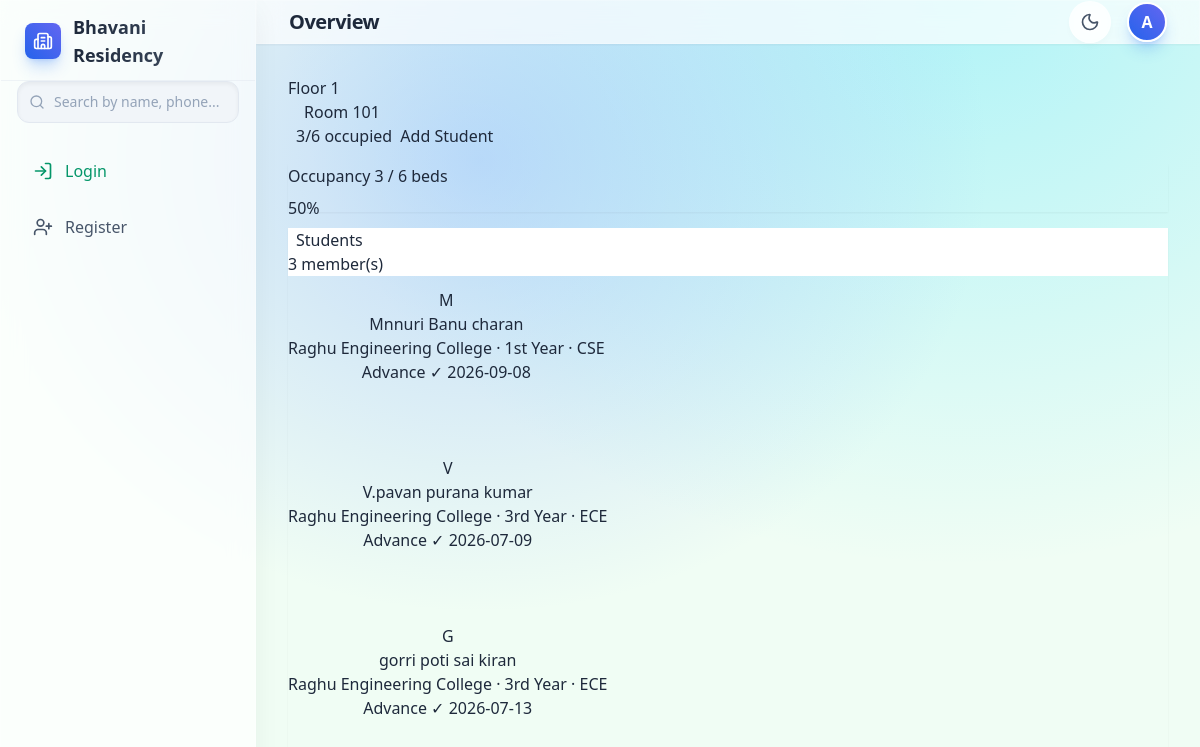
The page /room/101 on the database its author committed.
### tables this page shows
CREATE TABLE rooms (
            id        TEXT PRIMARY KEY,
            floor     INTEGER NOT NULL,
            label     TEXT NOT NULL,
            capacity  INTEGER NOT NULL,
            room_type TEXT DEFAULT 'standard'
        , custom_rent REAL DEFAULT NULL, custom_advance REAL DEFAULT NULL);

CREATE TABLE tenants (
            id        INTEGER PRIMARY KEY AUTOINCREMENT,
            name      TEXT NOT NULL,
            phone     TEXT,
            email     TEXT,
            room_id   TEXT NOT NULL REFERENCES rooms(id),
            join_date TEXT NOT NULL,
            notes     TEXT,
            is_active INTEGER DEFAULT 1
        , father_name TEXT, village TEXT, mandalam TEXT, district TEXT, college TEXT, study_year TEXT, branch TEXT, aadhar_no TEXT, parent_phone TEXT, food_start_date TEXT, advance_paid REAL DEFAULT 0, advance_total REAL DEFAULT 10000, daily_rent REAL DEFAULT 0, password_hash TEXT);

### app.py (the view)
@app.route('/room/<room_id>')
def room_detail(room_id):
    room = db.get_room(room_id)
    if not room:
        flash('Room not found.', 'danger')
        return redirect(url_for('dashboard'))
    tenants   = db.get_tenants_by_room(room_id)
    occupancy = len(tenants)
    for t in tenants:
        rc = db.get_applicable_rent(t.get('food_start_date') or t.get('join_date'))
        t['rent_breakdown'] = db.calc_prorated_rent(t.get('food_start_date'), rc, room.get('custom_rent'))
        t['monthly_rent']   = room['custom_rent'] if room.get('custom_rent') else ((rc['room_rent'] + rc['food_rent']) if rc else 0)
        t['payments'] = db.get_tenant_payments(t['id'])
    return render_template('room.html', room=room, tenants=tenants, occupancy=occupancy)

### app.py (called while the page is built)
@app.context_processor
def inject_user():
    user = None
    if session.get('admin_id'):
        conn = db.get_connection()
        admin = conn.execute('SELECT email FROM admins WHERE id=?', (session['admin_id'],)).fetchone()
        conn.close()
        if admin:
            user = {'role': 'Admin', 'email': admin['email'], 'name': 'Admin'}
    elif session.get('tenant_id'):
        conn = db.get_connection()
        tenant = conn.execute('SELECT email, name FROM tenants WHERE id=?', (session['tenant_id'],)).fetchone()
        conn.close()
        if tenant:
            user = {'role': 'Student', 'email': tenant['email'], 'name': tenant['name']}
    return dict(current_user=user)

### database.py (called while the page is built)
def get_connection():
    conn = sqlite3.connect(DB_PATH)
    conn.row_factory = sqlite3.Row
    return conn

def get_room(room_id):
    conn = get_connection()
    row = conn.execute('SELECT * FROM rooms WHERE id=?', (room_id,)).fetchone()
    if not row:
        row = conn.execute('SELECT * FROM rent_config ORDER BY effective_from ASC LIMIT 1').fetchone()
    conn.close()
    return dict(row) if row else None

def get_applicable_rent(ref_date_str):
    if not ref_date_str:
        ref_date_str = date.today().isoformat()
    conn = get_connection()
    row = conn.execute('''
        SELECT * FROM rent_config
        WHERE effective_from <= ?
        ORDER BY effective_from DESC
        LIMIT 1
    ''', (ref_date_str,)).fetchone()
    if not row:
        row = conn.execute('SELECT * FROM rent_config ORDER BY effective_from ASC LIMIT 1').fetchone()
    conn.close()
    return dict(row) if row else None

def get_tenants_by_room(room_id):
    conn = get_connection()
    rows = conn.execute(
        'SELECT * FROM tenants WHERE room_id=? AND is_active=1 ORDER BY name',
        (room_id,)
    ).fetchall()
    conn.close()
    return [dict(r) for r in rows]

def get_tenant_payments(tenant_id):
    conn = get_connection()
    rows = conn.execute('SELECT * FROM rent_payments WHERE tenant_id=? ORDER BY rent_month DESC, payment_date DESC', (tenant_id,)).fetchall()
    conn.close()
    return [dict(r) for r in rows]

### templates/room.html (shortened to what this page needs)
{% extends "base.html" %}
{% block content %}
{% set pct = ((occupancy / room.capacity) * 100) | round(0) | int if room.capacity > 0 else 0 %}
{% set status_color = 'danger' if occupancy >= room.capacity else ('warning' if occupancy >= room.capacity * 0.8 else 'success') %}
<div class="d-flex align-items-center mb-4 flex-wrap gap-2">
    <a href="/floor/{{ room.floor }}" class="btn btn-outline-secondary btn-sm">
         Floor {{ room.floor }}
    </a>
    <h2 class="fw-bold mb-0 ms-2">
        {{ room.label }}
    </h2>
    <span class="badge bg-{{ status_color }} fs-6 ms-2">{{ occupancy }}/{{ room.capacity }} occupied</span>
    {% if occupancy < room.capacity %}
    <a href="/tenant/add?room_id={{ room.id }}" class="btn btn-primary btn-sm ms-auto">
        Add Student
    </a>
    {% else %}
    <span class="ms-auto badge bg-danger fs-6"><i class="bi bi-x-circle me-1"></i>Room Full</span>
    {% endif %}
</div>
<div class="card border-0 shadow-sm mb-4">
    <div class="card-body">
        <div class="d-flex justify-content-between mb-2">
            <span class="fw-semibold">Occupancy</span>
            <span class="text-muted">{{ occupancy }} / {{ room.capacity }} beds</span>
        </div>
        <div class="progress" style="height:16px;">
            <div class="progress-bar bg-{{ status_color }} fw-semibold" style="width:{{ pct }}%;">{{ pct }}%</div>
        </div>
    </div>
</div>
<div class="card border-0 shadow-sm">
    <div class="card-header bg-white border-bottom d-flex align-items-center">
        <h5 class="mb-0 fw-semibold">Students</h5>
        <span class="ms-auto text-muted small">{{ tenants|length }} member(s)</span>
    </div>
    <div class="card-body p-0">
        {% if tenants %}
        <div class="accordion accordion-flush" id="tenantAccordion">
        {% for t in tenants %}
        {% set adv_paid = t.advance_paid or 0 %}
        {% set adv_rem  = 10000 - adv_paid %}
        <div class="accordion-item border-bottom">
            <h2 class="accordion-header">
                <button class="accordion-button collapsed py-3" type="button"
                        data-bs-toggle="collapse"
                        data-bs-target="#t{{ t.id }}">
                    <div class="d-flex align-items-center gap-3 w-100 me-3">
                        <div class="avatar-circle">{{ t.name[0].upper() }}</div>
                        <div>
                            <div class="fw-semibold">{{ t.name }}</div>
                            <div class="small text-muted">
                                {{ t.college or '—' }}
                                {% if t.study_year %} · {{ t.study_year }}{% endif %}
                                {% if t.branch %} · {{ t.branch }}{% endif %}
                            </div>
                        </div>
                        <div class="ms-auto d-flex gap-2 align-items-center">
                            {% if adv_rem <= 0 %}
                            <span class="badge bg-success">Advance ✓</span>
                            {% else %}
                            <span class="badge bg-warning text-dark">Pending ₹{{ adv_rem | int }}</span>
                            {% endif %}
                            <span class="badge bg-secondary">{{ t.join_date }}</span>
                        </div>
                    </div>
                </button>
            </h2>
        </div>
        {% endfor %}
        </div>
        {% endif %}
    </div>
</div>
{% endblock %}

### templates/base.html (shortened to what this page needs)
<!DOCTYPE html>
<html lang="en">
<head>
    <script src="https://cdn.tailwindcss.com"></script>
</head>
<body class="bg-mesh-light text-slate-800 transition-colors duration-500 min-h-screen flex flex-col md:flex-row relative">
    <aside id="sidebar" class="hidden md:flex w-full md:w-64 glass-panel md:border-r border-b md:border-b-0 border-white/20 dark:border-slate-700/50 flex-col z-20 relative transition-all duration-500 md:h-screen shrink-0">
      <div class="h-20 flex items-center px-6 border-b border-slate-200/50 dark:border-slate-700/50">
        <div class="bg-gradient-to-tr from-blue-600 to-indigo-500 p-2 rounded-lg mr-3 shadow-lg shadow-blue-500/30">
          <i data-lucide="building-2" class="text-white w-5 h-5"></i>
        </div>
        <h1 class="font-bold text-lg text-transparent bg-clip-text bg-gradient-to-r from-slate-800 to-slate-600 dark:from-white dark:to-slate-300">Bhavani Residency</h1>
      </div>
      <div class="px-4 pb-2">
        <form action="/search" method="GET" class="relative">
          <i data-lucide="search" class="absolute left-3 top-1/2 transform -translate-y-1/2 w-4 h-4 text-slate-400"></i>
          <input type="text" name="q" placeholder="Search by name, phone..." class="w-full bg-slate-100 dark:bg-slate-800 border border-slate-200 dark:border-slate-700 rounded-xl pl-9 pr-4 py-2.5 text-sm text-slate-800 dark:text-white focus:ring-2 focus:ring-blue-500 transition-all placeholder-slate-400 focus:outline-none shadow-inner">
        </form>
      </div>
      <nav class="flex-1 p-4 space-y-2">
      {% if session.get("admin_id") or session.get("tenant_id") %}
      <a href="/logout" class="flex items-center px-4 py-3 rounded-xl font-medium transition-all duration-300 text-rose-500 hover:bg-rose-500/10 hover:scale-[1.02]">
        <i data-lucide="log-out" class="w-5 h-5 mr-3"></i> Logout
      </a>
      {% else %}
      <a href="/login" class="flex items-center px-4 py-3 rounded-xl font-medium transition-all duration-300 text-emerald-600 dark:text-emerald-400 hover:bg-emerald-500/10 hover:scale-[1.02]">
        <i data-lucide="log-in" class="w-5 h-5 mr-3"></i> Login
      </a>
      <a href="/tenant/add" class="flex items-center px-4 py-3 rounded-xl font-medium transition-all duration-300 {{ 'bg-blue-500/10 text-blue-600 dark:text-blue-400 scale-[1.02]' if request.path == '/tenant/add' else 'text-slate-600 dark:text-slate-300 hover:bg-slate-500/10 hover:scale-[1.02]' }}">
        <i data-lucide="user-plus" class="w-5 h-5 mr-3"></i> Register
      </a>
      {% endif %}
    </nav>
    </aside>
    <main class="flex-1 flex flex-col h-screen overflow-y-auto relative z-10 transition-colors duration-500">
      <header class="h-20 glass-panel border-b border-white/20 dark:border-slate-700/50 flex items-center justify-between px-8 sticky top-0 z-10 shadow-sm transition-all duration-500">
        <h2 class="text-xl font-bold text-slate-800 dark:text-white tracking-tight">Overview</h2>
        <div class="flex items-center space-x-4">
          <button id="themeToggle" class="p-2.5 glass-card rounded-full text-slate-600 dark:text-slate-300 hover:text-blue-600 dark:hover:text-blue-400 transition-all hover:rotate-12">
            <i data-lucide="moon" class="w-5 h-5 dark:hidden"></i>
          </button>
          <div class="w-10 h-10 bg-gradient-to-tr from-blue-600 to-indigo-500 text-white rounded-full flex items-center justify-center font-bold shadow-lg shadow-blue-500/30 border-2 border-white dark:border-slate-800 hover:scale-110 transition-transform">
            A
          </div>
        </div>
      </header>
      <div class="p-8">
        {% block content %}{% endblock %}
      </div>
    </main>
</body>
</html>

### templates/base.html (style rules this page uses)
body { transition: background-color 0.5s ease; }
.glass-panel { background-color: rgba(255, 255, 255, 0.7); backdrop-filter: blur(12px); -webkit-backdrop-filter: blur(12px); border: 1px solid rgba(255, 255, 255, 0.3); box-shadow: 0 10px 25px rgba(0, 0, 0, 0.05); }
.glass-card { background-color: rgba(255, 255, 255, 0.6); backdrop-filter: blur(8px); -webkit-backdrop-filter: blur(8px); border: 1px solid rgba(255, 255, 255, 0.4); box-shadow: 0 4px 6px rgba(0, 0, 0, 0.02); transition: all 0.3s ease; }
.bg-mesh-light { background-color: #f0fdf4; background-image: radial-gradient(at 40% 20%, hsla(220,100%,74%,0.4) 0px, transparent 50%), radial-gradient(at 80% 0%, hsla(189,100%,56%,0.3) 0px, transparent 50%); }

### rows shown on the page
rooms: floor "1", label "Room 101", capacity "6"
tenants: name "M", name "Mnnuri Banu charan", college "Raghu Engineering College", study_year "1st Year", branch "CSE", join_date "2026-09-08"
tenants: name "V", name "V.pavan purana kumar", college "Raghu Engineering College", study_year "3rd Year", branch "ECE", join_date "2026-07-09"
tenants: name "G", name "gorri poti sai kiran", college "Raghu Engineering College", study_year "3rd Year", branch "ECE", join_date "2026-07-13"

### other values the page prints
{{ occupancy }} "3"
{{ pct }} "50"
{{ tenants|length }} "3"
